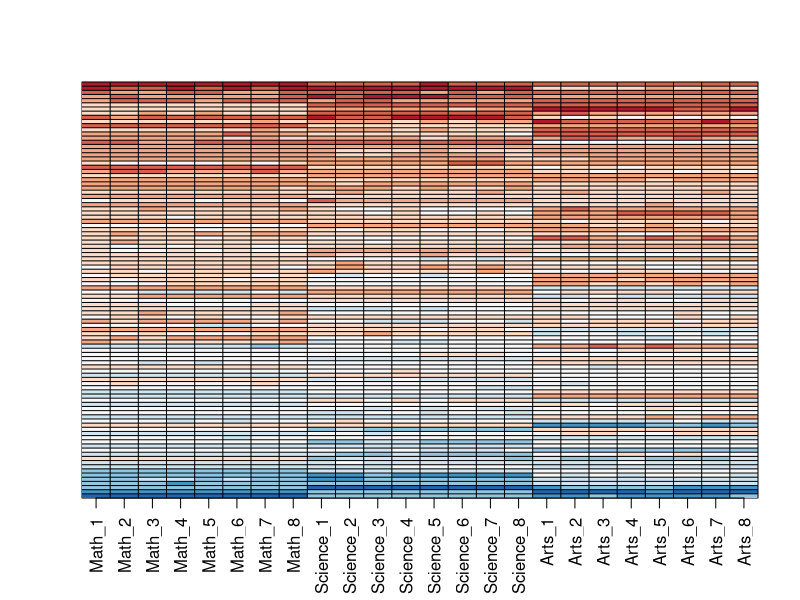
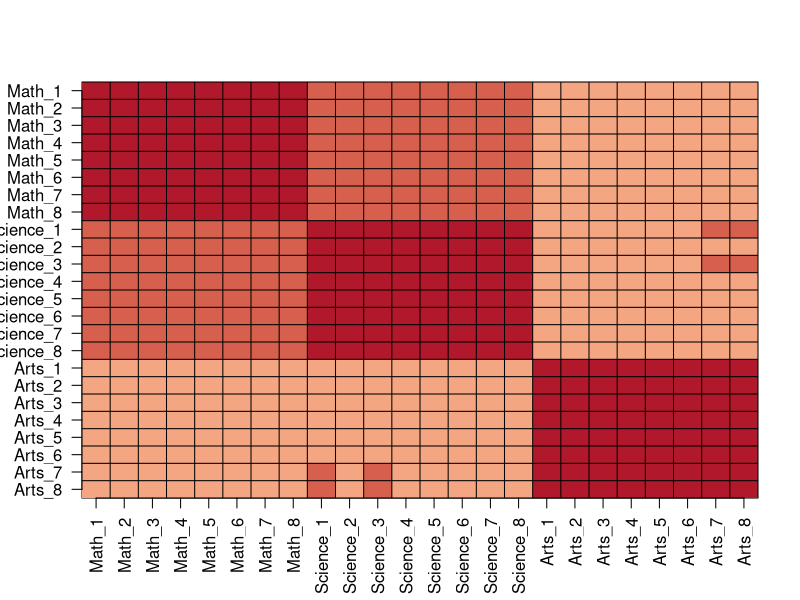
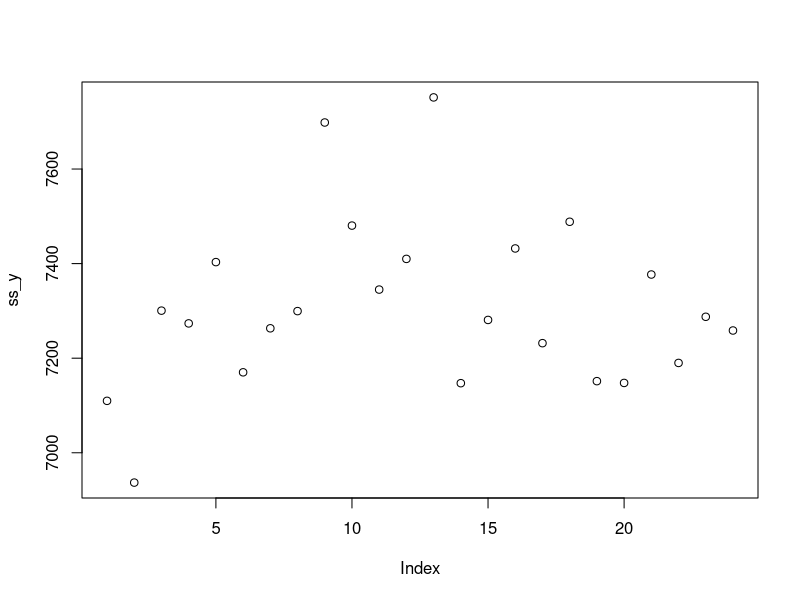
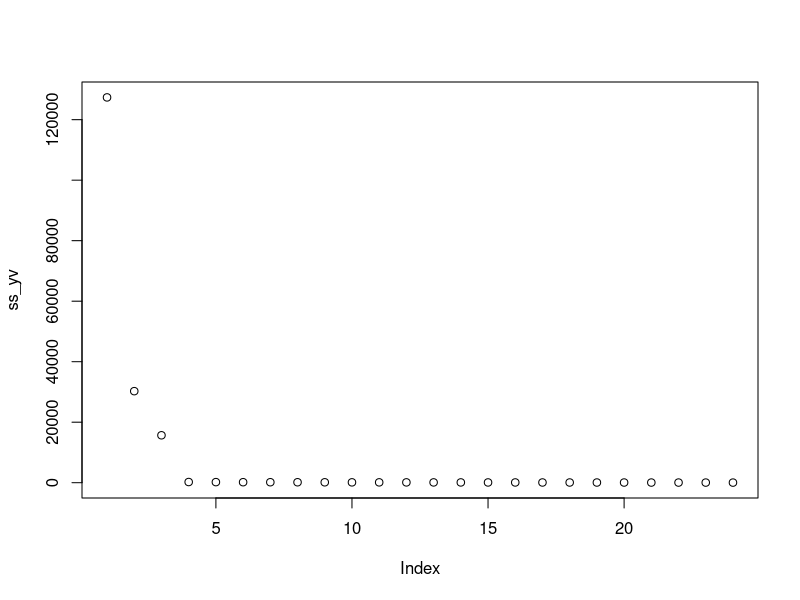

The R source for these figures, in order: (Note: this script raises an error after producing the figures.)
#In this exercise set, we will be covering a topic useful for understanding matrix factorization: the singular value decomposition (SVD). SVD is a mathematical result that is widely used in machine learning, both in practice and to understand the mathematical properties of some algorithms. This is a rather advanced topic and to complete this exercise set you will have to be familiar with linear algebra concepts such as matrix multiplication, orthogonal matrices, and diagonal matrices.

#The SVD tells us that we can decompose an  N×p  matrix  Y  with  p<N  as 

#Y=UDV⊤ 
#with  U  and  V  orthogonal of dimensions  N×p  and  p×p  respectively and  D  a  p×p  diagonal matrix with the values of the diagonal decreasing: 
  
#  d1,1≥d2,2≥…dp,p 
#In this exercise, we will see one of the ways that this decomposition can be useful. To do this, we will construct a dataset that represents grade scores for 100 students in 24 different subjects. The overall average has been removed so this data represents the percentage point each student received above or below the average test score. So a 0 represents an average grade (C), a 25 is a high grade (A+), and a -25 represents a low grade (F). You can simulate the data like this:

set.seed(1987, sample.kind="Rounding")
n <- 100
k <- 8
Sigma <- 64  * matrix(c(1, .75, .5, .75, 1, .5, .5, .5, 1), 3, 3) 
m <- MASS::mvrnorm(n, rep(0, 3), Sigma)
m <- m[order(rowMeans(m), decreasing = TRUE),]
y <- m %x% matrix(rep(1, k), nrow = 1) + matrix(rnorm(matrix(n*k*3)), n, k*3)
colnames(y) <- c(paste(rep("Math",k), 1:k, sep="_"),
                 paste(rep("Science",k), 1:k, sep="_"),
                 paste(rep("Arts",k), 1:k, sep="_"))


#Our goal is to describe the student performances as succinctly as possible. For example, we want to know if these test results are all just a random independent numbers. Are all students just about as good? Does being good in one subject  imply you will be good in another? How does the SVD help with all this? We will go step by step to show that with just three relatively small pairs of vectors we can explain much of the variability in this  100×24  dataset. 

#You can visualize the 24 test scores for the 100 students by plotting an image:

my_image <- function(x, zlim = range(x), ...){
  colors = rev(RColorBrewer::brewer.pal(9, "RdBu"))
  cols <- 1:ncol(x)
  rows <- 1:nrow(x)
  image(cols, rows, t(x[rev(rows),,drop=FALSE]), xaxt = "n", yaxt = "n",
        xlab="", ylab="",  col = colors, zlim = zlim, ...)
  abline(h=rows + 0.5, v = cols + 0.5)
  axis(side = 1, cols, colnames(x), las = 2)
}

my_image(y)

#Which of the following best describes what you see?


##**The students that test well are at the top of the image and there seem to be three groupings by subject.**##

#You can examine the correlation between the test scores directly like this:


my_image(cor(y), zlim = c(-1,1))
range(cor(y))

axis(side = 2, 1:ncol(y), rev(colnames(y)), las = 2)

#Which of the following best describes what you see?

##**There is correlation among all tests, but higher if the tests are in science and math and even higher within each subject.**##

#Remember that orthogonality means that  U⊤U  and  V⊤V  are equal to the identity matrix. This implies that we can also rewrite the decomposition as

#YV=UD or U⊤Y=DV⊤ 
#We can think of  YV  and  U⊤V  as two transformations of  Y  that preserve the total variability of  Y  since  U  and  V  are orthogonal.

#Use the function svd() to compute the SVD of y. This function will return  U ,  V , and the diagonal entries of  D .


s <- svd(y)
names(s)

#You can check that the SVD works by typing:

y_svd <- s$u %*% diag(s$d) %*% t(s$v)
max(abs(y - y_svd))


#Compute the sum of squares of the columns of  Y  and store them in ss_y. Then compute the sum of squares of columns of the transformed  YV  and store them in ss_yv. Confirm that sum(ss_y) is equal to sum(ss_yv).

#What is the value of sum(ss_y) (and also the value of sum(ss_yv))?

ss_y <- apply(y^2, 2, sum)
ss_yv <- apply((y%*%s$v)^2, 2, sum)
sum(ss_y)
sum(ss_yv)

#We see that the total sum of squares is preserved. This is because  V  is orthogonal. Now to start understanding how  YV  is useful, plot ss_y against the column number and then do the same for ss_yv.

#What do you observe?
plot(ss_y)
plot(ss_yv)


#Now notice that we didn't have to compute ss_yv because we already have the answer. How? Remember that  YV=UD  and because  U  is orthogonal, we know that the sum of squares of the columns of  UD  are the diagonal entries of  D  squared. Confirm this by plotting the square root of ss_yv versus the diagonal entries of  D .

#Which of these plots is correct?

data.frame(x = sqrt(ss_yv), y = s$d) %>%
  ggplot(aes(x,y)) +
  geom_point()


#So from the above we know that the sum of squares of the columns of  Y  (the total sum of squares) adds up to the sum of s$d^2 and that the transformation  YV  gives us columns with sums of squares equal to s$d^2. Now compute the percent of the total variability that is explained by just the first three columns of  YV .

#What proportion of the total variability is explained by the first three columns of  YV ?

sum(s$d[1:3]^2) / sum(s$d^2)


#Before we continue, let's show a useful computational trick to avoid creating the matrix diag(s$d). To motivate this, we note that if we write  U  out in its columns  [U1,U2,…,Up]  then  UD  is equal to

#UD=[U1d1,1,U2d2,2,…,Updp,p] 
#Use the sweep function to compute  UD  without constructing diag(s$d) or using matrix multiplication.

#Which code is correct?

identical(s$u %*% diag(s$d), sweep(s$u, 2, s$d, FUN = "*"))


#We know that  U1d1,1 , the first column of  UD , has the most variability of all the columns of  UD . Earlier we looked at an image of  Y  using my_image(y), in which we saw that the student to student variability is quite large and that students that are good in one subject tend to be good in all. This implies that the average (across all subjects) for each student should explain a lot of the variability. Compute the average score for each student, plot it against  U1d1,1 , and describe what you find.

#What do you observe?

plot(s$u[,1]*s$d[1], rowMeans(y))

#We note that the signs in SVD are arbitrary because:

#UDV⊤=(−U)D(−V)⊤ 
#With this in mind we see that the first column of  UD  is almost identical to the average score for each student except for the sign.

#This implies that multiplying  Y  by the first column of  V  must be performing a similar operation to taking the average. Make an image plot of  V  and describe the first column relative to others and how this relates to taking an average.

#How does the first column relate to the others, and how does this relate to taking an average?

my_image(s$v)


#The following four exercises are all ungraded and are provided to give you an additional opportunity to practice working with matrices in a continuation of the exercises with this dataset.

#We recommend that you attempt to write the code on your own before hitting "submit" and viewing the answers.

#We already saw that we can rewrite  UD  as

#U1d1,1+U2d2,2+⋯+Updp,p 
#with  Uj  the j-th column of  U . This implies that we can rewrite the entire SVD as:
  
#  Y=U1d1,1V⊤1+U2d2,2V⊤2+⋯+Updp,pV⊤p 
#with  Vj  the jth column of  V . Plot  U1 , then plot  V⊤1  using the same range for the y-axis limits, then make an image of  U1d1,1V⊤1  and compare it to the image of  Y . Hint: use the my_image() function defined above. Use the drop=FALSE argument to assure the subsets of matrices are matrices.
plot(s$u[,1], ylim = c(-0.25, 0.25))

with(s, my_image((u[, 1, drop=FALSE]*d[1]) %*% t(v[, 1, drop=FALSE])))

my_image(y)

#We see that with just a vector of length 100, a scalar, and a vector of length 24, we can actually come close to reconstructing the a  100×24  matrix. This is our first matrix factorization:

#Y≈d1,1U1V⊤1 
#In the exercise in Q6, we saw how to calculate the percent of total variability explained. However, our approximation only explains the observation that good students tend to be good in all subjects. Another aspect of the original data that our approximation does not explain was the higher similarity we observed within subjects. We can see this by computing the difference between our approximation and original data and then computing the correlations. You can see this by running this code:
  

resid <- y - with(s,(u[, 1, drop=FALSE]*d[1]) %*% t(v[, 1, drop=FALSE]))
my_image(cor(resid), zlim = c(-1,1))
axis(side = 2, 1:ncol(y), rev(colnames(y)), las = 2)

#Now that we have removed the overall student effect, the correlation plot reveals that we have not yet explained the within subject correlation nor the fact that math and science are closer to each other than to the arts. So let's explore the second column of the SVD.

#Repeat the previous exercise (Q10) but for the second column: Plot  U2 , then plot  V⊤2  using the same range for the y-axis limits, then make an image of  U2d2,2V⊤2  and compare it to the image of resid.

plot(s$u[,2], ylim = c(-0.5, 0.5))
plot(s$v[,2], ylim = c(-0.5, 0.5))

with(s, my_image((u[, 2, drop=FALSE]*d[2]) %*% t(v[, 2, drop=FALSE])))

my_image(resid)


#The third column clearly relates to a student's difference in ability in math and science. We can see this most clearly from the plot of s$v[,3]. Adding the matrix we obtain with these two columns will help with our approximation:

#Y≈d1,1U1V⊤1+d2,2U2V⊤2+d3,3U3V⊤3 
#We know it will explain: sum(s$d[1:3]^2)/sum(s$d^2) * 100 percent of the total variability. We can compute new residuals like this:


resid <- y - with(s,sweep(u[, 1:3], 2, d[1:3], FUN="*") %*% t(v[, 1:3]))
my_image(cor(resid), zlim = c(-1,1))
axis(side = 2, 1:ncol(y), rev(colnames(y)), las = 2)


#We no longer see structure in the residuals: they seem to be independent of each other. This implies that we can describe the data with the following model:

#Y=d1,1U1V⊤1+d2,2U2V⊤2+d3,3U3V⊤3+ε 
#with  ε  a matrix of independent identically distributed errors. This model is useful because we summarize of  100×24  observations with  3×(100+24+1)=375  numbers.

#Furthermore, the three components of the model have useful interpretations:
  
#  1 - the overall ability of a student

#2 - the difference in ability between the math/sciences and arts

#3 - the remaining differences between the three subjects.

#The sizes  d1,1,d2,2  and  d3,3  tell us the variability explained by each component. Finally, note that the components  dj,jUjV⊤j  are equivalent to the jth principal component.

#Finish the exercise by plotting an image of  Y , an image of  d1,1U1V⊤1+d2,2U2V⊤2+d3,3U3V⊤3  and an image of the residuals, all with the same zlim.

plot(s$u[,3], ylim = c(-0.5, 0.5))
plot(s$v[,3], ylim = c(-0.5, 0.5))

with(s, my_image((u[, 3, drop=FALSE]*d[3]) %*% t(v[, 3, drop=FALSE])))

my_image(resid)  
